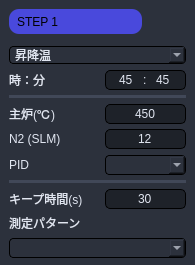
<?xml version="1.0" encoding="UTF-8"?>
<ui version="4.0">
 <class>temp_pattern</class>
 <widget class="QWidget" name="temp_pattern">
  <property name="geometry">
   <rect>
    <x>0</x>
    <y>0</y>
    <width>195</width>
    <height>265</height>
   </rect>
  </property>
  <property name="minimumSize">
   <size>
    <width>195</width>
    <height>265</height>
   </size>
  </property>
  <property name="maximumSize">
   <size>
    <width>195</width>
    <height>265</height>
   </size>
  </property>
  <property name="windowTitle">
   <string>Form</string>
  </property>
  <property name="styleSheet">
   <string notr="true">background-color: rgb(44, 49, 60);
border-radius: 10px;</string>
  </property>
  <layout class="QGridLayout" name="gridLayout_3">
   <property name="leftMargin">
    <number>0</number>
   </property>
   <property name="topMargin">
    <number>0</number>
   </property>
   <property name="rightMargin">
    <number>0</number>
   </property>
   <property name="bottomMargin">
    <number>0</number>
   </property>
   <item row="0" column="0">
    <widget class="QStackedWidget" name="page">
     <property name="currentIndex">
      <number>1</number>
     </property>
     <widget class="QWidget" name="page1">
      <property name="enabled">
       <bool>true</bool>
      </property>
      <layout class="QGridLayout" name="gridLayout">
       <item row="0" column="0">
        <widget class="QFrame" name="frame">
         <property name="styleSheet">
          <string notr="true">border:none;</string>
         </property>
         <property name="frameShape">
          <enum>QFrame::StyledPanel</enum>
         </property>
         <property name="frameShadow">
          <enum>QFrame::Raised</enum>
         </property>
         <layout class="QGridLayout" name="gridLayout_2">
          <property name="leftMargin">
           <number>0</number>
          </property>
          <property name="topMargin">
           <number>0</number>
          </property>
          <property name="rightMargin">
           <number>0</number>
          </property>
          <property name="bottomMargin">
           <number>0</number>
          </property>
          <property name="spacing">
           <number>0</number>
          </property>
         </layout>
        </widget>
       </item>
      </layout>
     </widget>
     <widget class="QWidget" name="page2">
      <layout class="QGridLayout" name="gridLayout_4">
       <item row="0" column="2">
        <widget class="QFrame" name="frame_3">
         <property name="styleSheet">
          <string notr="true">border:none;</string>
         </property>
         <property name="frameShape">
          <enum>QFrame::StyledPanel</enum>
         </property>
         <property name="frameShadow">
          <enum>QFrame::Raised</enum>
         </property>
         <layout class="QGridLayout" name="gridLayout_6">
          <property name="leftMargin">
           <number>0</number>
          </property>
          <property name="topMargin">
           <number>0</number>
          </property>
          <property name="rightMargin">
           <number>0</number>
          </property>
          <property name="bottomMargin">
           <number>0</number>
          </property>
          <property name="spacing">
           <number>0</number>
          </property>
         </layout>
        </widget>
       </item>
       <item row="6" column="1" colspan="2">
        <widget class="QLineEdit" name="Temp_lineEdit">
         <property name="minimumSize">
          <size>
           <width>80</width>
           <height>20</height>
          </size>
         </property>
         <property name="maximumSize">
          <size>
           <width>16777215</width>
           <height>20</height>
          </size>
         </property>
         <property name="styleSheet">
          <string notr="true">background-color: rgba(0, 0, 0,80);
color: rgb(225, 230, 241);
border-width: 1px;
border-style: solid;
border-radius: 5px;
padding-left:5px;
padding-right:5px;
font: 12px &quot;游ゴシック&quot;;
</string>
         </property>
         <property name="text">
          <string>450</string>
         </property>
         <property name="alignment">
          <set>Qt::AlignCenter</set>
         </property>
        </widget>
       </item>
       <item row="7" column="0">
        <widget class="QLabel" name="N2_label">
         <property name="minimumSize">
          <size>
           <width>90</width>
           <height>0</height>
          </size>
         </property>
         <property name="maximumSize">
          <size>
           <width>90</width>
           <height>16777215</height>
          </size>
         </property>
         <property name="styleSheet">
          <string notr="true">font:13px &quot;游ゴシック&quot;;
color: rgb(225, 230, 241);
border:none;</string>
         </property>
         <property name="text">
          <string>N2 (SLM)</string>
         </property>
        </widget>
       </item>
       <item row="10" column="1" colspan="2">
        <widget class="QLineEdit" name="KeepTime_lineEdit">
         <property name="minimumSize">
          <size>
           <width>80</width>
           <height>20</height>
          </size>
         </property>
         <property name="maximumSize">
          <size>
           <width>16777215</width>
           <height>20</height>
          </size>
         </property>
         <property name="styleSheet">
          <string notr="true">background-color: rgba(0, 0, 0,80);
color: rgb(225, 230, 241);
border-width: 1px;
border-style: solid;
border-radius: 5px;
padding-left:5px;
padding-right:5px;
font: 12px &quot;游ゴシック&quot;;

</string>
         </property>
         <property name="text">
          <string>30</string>
         </property>
         <property name="alignment">
          <set>Qt::AlignCenter</set>
         </property>
        </widget>
       </item>
       <item row="6" column="0">
        <widget class="QLabel" name="Temp_label">
         <property name="minimumSize">
          <size>
           <width>80</width>
           <height>0</height>
          </size>
         </property>
         <property name="maximumSize">
          <size>
           <width>80</width>
           <height>16777215</height>
          </size>
         </property>
         <property name="styleSheet">
          <string notr="true">font:13px &quot;游ゴシック&quot;;
color: rgb(225, 230, 241);
border:none;</string>
         </property>
         <property name="text">
          <string>主炉(℃)</string>
         </property>
        </widget>
       </item>
       <item row="4" column="0" colspan="3">
        <widget class="QFrame" name="frame_2">
         <property name="minimumSize">
          <size>
           <width>0</width>
           <height>3</height>
          </size>
         </property>
         <property name="maximumSize">
          <size>
           <width>16777215</width>
           <height>3</height>
          </size>
         </property>
         <property name="styleSheet">
          <string notr="true">background-color: rgb(65, 72, 88);</string>
         </property>
         <property name="frameShape">
          <enum>QFrame::StyledPanel</enum>
         </property>
         <property name="frameShadow">
          <enum>QFrame::Raised</enum>
         </property>
        </widget>
       </item>
       <item row="15" column="0" colspan="3">
        <widget class="QComboBox" name="TestPattern_comboBox">
         <property name="minimumSize">
          <size>
           <width>80</width>
           <height>20</height>
          </size>
         </property>
         <property name="maximumSize">
          <size>
           <width>16777215</width>
           <height>20</height>
          </size>
         </property>
         <property name="styleSheet">
          <string notr="true">font:13px &quot;游ゴシック&quot;;
color: rgb(225, 230, 241);
padding-left:5px;
padding-right:5px;
border-width: 1px;
border-style: solid;
border-radius: 4px;</string>
         </property>
         <property name="currentIndex">
          <number>-1</number>
         </property>
         <property name="maxVisibleItems">
          <number>5</number>
         </property>
        </widget>
       </item>
       <item row="13" column="0">
        <widget class="QLabel" name="TestPattern_label">
         <property name="minimumSize">
          <size>
           <width>80</width>
           <height>0</height>
          </size>
         </property>
         <property name="maximumSize">
          <size>
           <width>80</width>
           <height>16777215</height>
          </size>
         </property>
         <property name="styleSheet">
          <string notr="true">font:13px &quot;游ゴシック&quot;;
color: rgb(225, 230, 241);
border:none;</string>
         </property>
         <property name="text">
          <string>測定パターン</string>
         </property>
        </widget>
       </item>
       <item row="3" column="0">
        <widget class="QLabel" name="Time_label">
         <property name="minimumSize">
          <size>
           <width>80</width>
           <height>0</height>
          </size>
         </property>
         <property name="maximumSize">
          <size>
           <width>80</width>
           <height>16777215</height>
          </size>
         </property>
         <property name="styleSheet">
          <string notr="true">font:13px &quot;游ゴシック&quot;;
color: rgb(225, 230, 241);
border:none;</string>
         </property>
         <property name="text">
          <string>時：分</string>
         </property>
        </widget>
       </item>
       <item row="9" column="0" colspan="3">
        <widget class="QFrame" name="frame_5">
         <property name="minimumSize">
          <size>
           <width>0</width>
           <height>3</height>
          </size>
         </property>
         <property name="maximumSize">
          <size>
           <width>16777215</width>
           <height>3</height>
          </size>
         </property>
         <property name="styleSheet">
          <string notr="true">background-color: rgb(65, 72, 88);</string>
         </property>
         <property name="frameShape">
          <enum>QFrame::StyledPanel</enum>
         </property>
         <property name="frameShadow">
          <enum>QFrame::Raised</enum>
         </property>
        </widget>
       </item>
       <item row="2" column="0" colspan="3">
        <widget class="QComboBox" name="Type_comboBox">
         <property name="styleSheet">
          <string notr="true">font:13px &quot;游ゴシック&quot;;
color: rgb(225, 230, 241);
padding-left:5px;
padding-right:5px;
border-width: 1px;
border-style: solid;
border-radius: 4px;</string>
         </property>
         <item>
          <property name="text">
           <string>昇降温</string>
          </property>
         </item>
         <item>
          <property name="text">
           <string>測定</string>
          </property>
         </item>
         <item>
          <property name="text">
           <string>END</string>
          </property>
         </item>
        </widget>
       </item>
       <item row="0" column="0" colspan="2">
        <widget class="QLabel" name="Step_label">
         <property name="minimumSize">
          <size>
           <width>0</width>
           <height>25</height>
          </size>
         </property>
         <property name="maximumSize">
          <size>
           <width>16777215</width>
           <height>30</height>
          </size>
         </property>
         <property name="styleSheet">
          <string notr="true">font:17px &quot;游ゴシック&quot;;
color: rgb(0, 0, 0);
padding-left:5px;

background-color: rgb(73, 73, 220);
border:none;</string>
         </property>
         <property name="text">
          <string>STEP 1</string>
         </property>
        </widget>
       </item>
       <item row="1" column="0" colspan="3">
        <widget class="QLabel" name="label_8">
         <property name="minimumSize">
          <size>
           <width>0</width>
           <height>5</height>
          </size>
         </property>
         <property name="maximumSize">
          <size>
           <width>16777215</width>
           <height>5</height>
          </size>
         </property>
         <property name="styleSheet">
          <string notr="true">font:11px &quot;游ゴシック&quot;;
color: rgb(225, 230, 241);
border:none;</string>
         </property>
         <property name="text">
          <string/>
         </property>
        </widget>
       </item>
       <item row="3" column="1" colspan="2">
        <widget class="QFrame" name="time_frame">
         <property name="minimumSize">
          <size>
           <width>80</width>
           <height>20</height>
          </size>
         </property>
         <property name="maximumSize">
          <size>
           <width>16777215</width>
           <height>20</height>
          </size>
         </property>
         <property name="styleSheet">
          <string notr="true">background-color: rgba(0, 0, 0,80);
color: rgb(225, 230, 241);
border-width: 1px;
border-style: solid;
border-radius: 5px;
border-color: rgb(0, 0, 0);
font: 12px &quot;游ゴシック&quot;;
</string>
         </property>
         <property name="frameShape">
          <enum>QFrame::StyledPanel</enum>
         </property>
         <property name="frameShadow">
          <enum>QFrame::Raised</enum>
         </property>
         <layout class="QHBoxLayout" name="horizontalLayout">
          <property name="leftMargin">
           <number>9</number>
          </property>
          <property name="topMargin">
           <number>0</number>
          </property>
          <property name="rightMargin">
           <number>9</number>
          </property>
          <property name="bottomMargin">
           <number>0</number>
          </property>
          <item>
           <widget class="QLineEdit" name="Hour_lineEdit">
            <property name="maximumSize">
             <size>
              <width>18</width>
              <height>18</height>
             </size>
            </property>
            <property name="styleSheet">
             <string notr="true">border:none;
background-color: rgb(30, 34, 41);</string>
            </property>
            <property name="text">
             <string>45</string>
            </property>
            <property name="alignment">
             <set>Qt::AlignCenter</set>
            </property>
           </widget>
          </item>
          <item>
           <widget class="QLabel" name="label_4">
            <property name="maximumSize">
             <size>
              <width>3</width>
              <height>18</height>
             </size>
            </property>
            <property name="styleSheet">
             <string notr="true">border:none;
background-color: rgb(30, 34, 41);</string>
            </property>
            <property name="text">
             <string>:</string>
            </property>
           </widget>
          </item>
          <item>
           <widget class="QLineEdit" name="Min_lineEdit">
            <property name="maximumSize">
             <size>
              <width>18</width>
              <height>18</height>
             </size>
            </property>
            <property name="styleSheet">
             <string notr="true">border:none;
background-color: rgb(30, 34, 41);</string>
            </property>
            <property name="text">
             <string>45</string>
            </property>
            <property name="alignment">
             <set>Qt::AlignCenter</set>
            </property>
           </widget>
          </item>
         </layout>
        </widget>
       </item>
       <item row="7" column="1" colspan="2">
        <widget class="QLineEdit" name="N2_lineEdit">
         <property name="minimumSize">
          <size>
           <width>80</width>
           <height>20</height>
          </size>
         </property>
         <property name="maximumSize">
          <size>
           <width>16777215</width>
           <height>20</height>
          </size>
         </property>
         <property name="styleSheet">
          <string notr="true">background-color: rgba(0, 0, 0,80);
color: rgb(225, 230, 241);
border-width: 1px;
border-style: solid;
border-radius: 5px;
padding-left:5px;
padding-right:5px;
font: 12px &quot;游ゴシック&quot;;</string>
         </property>
         <property name="text">
          <string>12</string>
         </property>
         <property name="alignment">
          <set>Qt::AlignCenter</set>
         </property>
        </widget>
       </item>
       <item row="10" column="0">
        <widget class="QLabel" name="KeepTime_label">
         <property name="minimumSize">
          <size>
           <width>80</width>
           <height>0</height>
          </size>
         </property>
         <property name="maximumSize">
          <size>
           <width>80</width>
           <height>16777215</height>
          </size>
         </property>
         <property name="styleSheet">
          <string notr="true">font:13px &quot;游ゴシック&quot;;
color: rgb(225, 230, 241);
border:none;</string>
         </property>
         <property name="text">
          <string>キープ時間(s)</string>
         </property>
        </widget>
       </item>
       <item row="8" column="0">
        <widget class="QLabel" name="PID_label">
         <property name="minimumSize">
          <size>
           <width>90</width>
           <height>0</height>
          </size>
         </property>
         <property name="maximumSize">
          <size>
           <width>90</width>
           <height>16777215</height>
          </size>
         </property>
         <property name="styleSheet">
          <string notr="true">font:13px &quot;游ゴシック&quot;;
color: rgb(225, 230, 241);
border:none;</string>
         </property>
         <property name="text">
          <string>PID</string>
         </property>
        </widget>
       </item>
       <item row="8" column="1" colspan="2">
        <widget class="QComboBox" name="PID_comboBox">
         <property name="minimumSize">
          <size>
           <width>80</width>
           <height>20</height>
          </size>
         </property>
         <property name="maximumSize">
          <size>
           <width>16777215</width>
           <height>20</height>
          </size>
         </property>
         <property name="styleSheet">
          <string notr="true">font:13px &quot;游ゴシック&quot;;
color: rgb(225, 230, 241);
padding-left:5px;
padding-right:5px;
border-width: 1px;
border-style: solid;
border-radius: 4px;</string>
         </property>
         <property name="currentIndex">
          <number>-1</number>
         </property>
         <property name="maxVisibleItems">
          <number>5</number>
         </property>
        </widget>
       </item>
      </layout>
     </widget>
    </widget>
   </item>
  </layout>
 </widget>
 <resources/>
 <connections/>
</ui>
